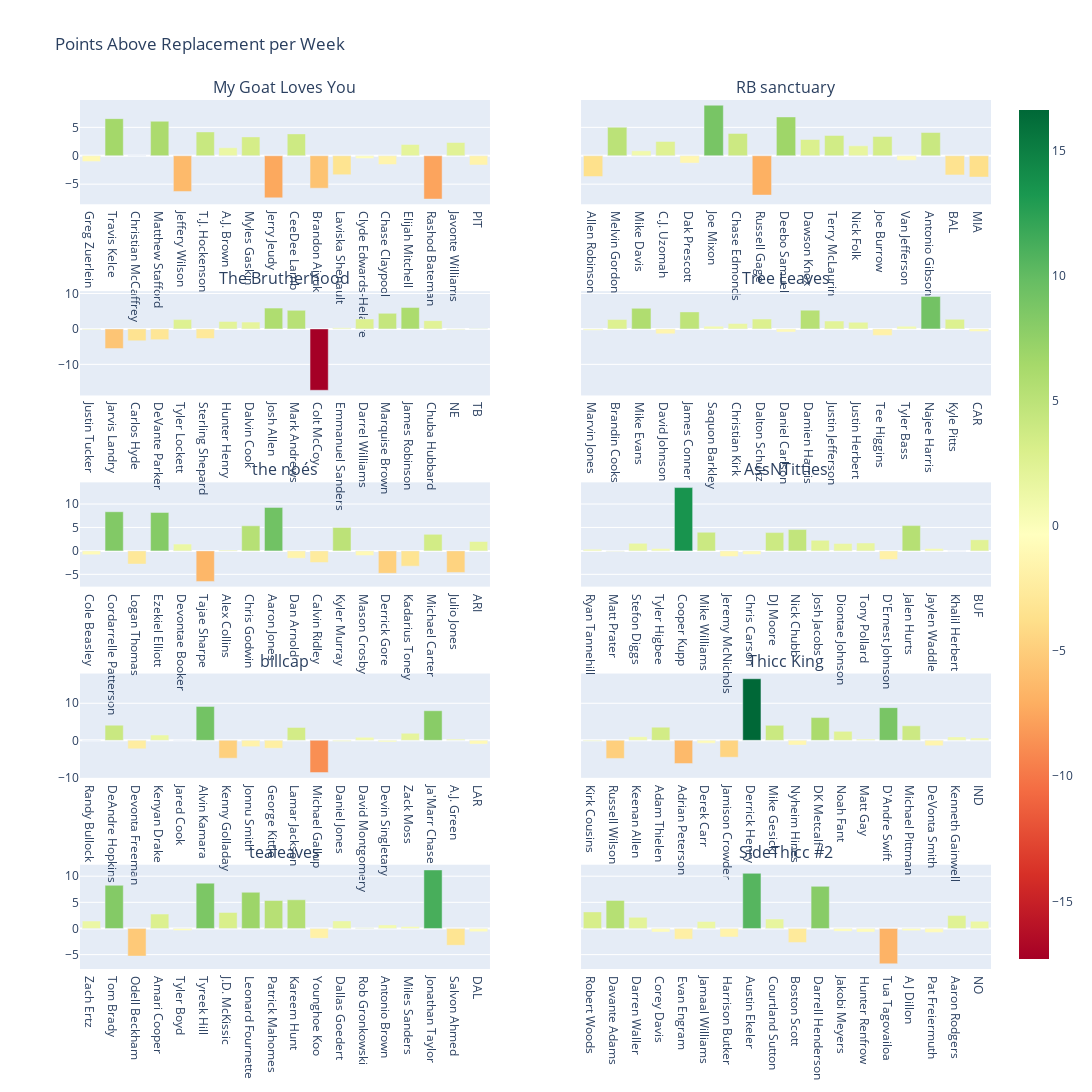

Source (notebook cell):
### Code cell
fig = make_subplots(rows=5, cols=2, shared_yaxes=True,
                    subplot_titles=list(NAME_PAIRINGS.values()))

for i in range(5):
    for j in range(1, 3):
        current = list(NAME_PAIRINGS.keys())[(i+i+j)-1]
        # hacky cause rosters is out of order, fix later if you want
        for roster in rosters:
            if roster["owner_id"] == current:
                current_roster = roster
    
        fig.add_trace(
            go.Bar(y=current_roster["PAR_values_weekly"],
                   x=current_roster["PAR_names"],
                   marker=dict(color=current_roster["PAR_values_weekly"],
                               cmid=0,
                               coloraxis="coloraxis")),
            i+1, j
        )

fig.update_layout(coloraxis=dict(colorscale=px.colors.diverging.RdYlGn),
                  title="Points Above Replacement per Week",
                  showlegend=False,
                  height= 2000, width=1500
                  )

fig.show()

### Figure 1 — Plotly figure (JSON) as saved in the notebook; plotly's stock layout.template omitted (floating-point values rounded to 4 significant figures)
{"data": [{"marker": {"cmid": 0, "color": [-1, 6.538, 0.0125, 6.08, -6.288, 4.2, 1.413, 3.325, -7.412, 3.85, -5.712, -3.337, -0.475, -1.537, 2.0, -7.625, 2.337, -1.625], "coloraxis": "coloraxis"}, "type": "bar", "x": ["Greg Zuerlein", "Travis Kelce", "Christian McCaffrey", "Matthew Stafford", "Jeffery Wilson", "T.J. Hockenson", "A.J. Brown", "Myles Gaskin", "Jerry Jeudy", "CeeDee Lamb", "Brandon Aiyuk", "Laviska Shenault", "Clyde Edwards-Helaire", "Chase Claypool", "Elijah Mitchell", "Rashod Bateman", "Javonte Williams", "PIT"], "xaxis": "x", "y": [-1, 6.538, 0.0125, 6.08, -6.288, 4.2, 1.413, 3.325, -7.412, 3.85, -5.712, -3.337, -0.475, -1.537, 2.0, -7.625, 2.337, -1.625], "yaxis": "y"}, {"marker": {"cmid": 0, "color": [-3.662, 5.025, 0.875, 2.525, -1.29, 8.9, 3.937, -6.925, 6.838, 2.862, 3.575, 1.75, 3.383, -0.775, 4.1, -3.375, -3.75], "coloraxis": "coloraxis"}, "type": "bar", "x": ["Allen Robinson", "Melvin Gordon", "Mike Davis", "C.J. Uzomah", "Dak Prescott", "Joe Mixon", "Chase Edmonds", "Russell Gage", "Deebo Samuel", "Dawson Knox", "Terry McLaurin", "Nick Folk", "Joe Burrow", "Van Jefferson", "Antonio Gibson", "BAL", "MIA"], "xaxis": "x2", "y": [-3.662, 5.025, 0.875, 2.525, -1.29, 8.9, 3.937, -6.925, 6.838, 2.862, 3.575, 1.75, 3.383, -0.775, 4.1, -3.375, -3.75], "yaxis": "y2"}, {"marker": {"cmid": 0, "color": [-0.25, -5.55, -3.363, -3.025, 2.625, -2.737, 2.125, 1.925, 5.868, 5.237, -17.3, 0.325, 2.812, 4.4, 6.025, 2.337, -0.25, 0.125], "coloraxis": "coloraxis"}, "type": "bar", "x": ["Justin Tucker", "Jarvis Landry", "Carlos Hyde", "DeVante Parker", "Tyler Lockett", "Sterling Shepard", "Hunter Henry", "Dalvin Cook", "Josh Allen", "Mark Andrews", "Colt McCoy", "Emmanuel Sanders", "Darrel Williams", "Marquise Brown", "James Robinson", "Chuba Hubbard", "NE", "TB"], "xaxis": "x3", "y": [-0.25, -5.55, -3.363, -3.025, 2.625, -2.737, 2.125, 1.925, 5.868, 5.237, -17.3, 0.325, 2.812, 4.4, 6.025, 2.337, -0.25, 0.125], "yaxis": "y3"}, {"marker": {"cmid": 0, "color": [-0.3875, 2.638, 5.813, -1.4, 4.8, 0.775, 1.513, 2.788, -0.875, 5.3, 2.23, 1.878, -1.825, 0.75, 9.175, 2.713, -0.75], "coloraxis": "coloraxis"}, "type": "bar", "x": ["Marvin Jones", "Brandin Cooks", "Mike Evans", "David Johnson", "James Conner", "Saquon Barkley", "Christian Kirk", "Dalton Schultz", "Daniel Carlson", "Damien Harris", "Justin Jefferson", "Justin Herbert", "Tee Higgins", "Tyler Bass", "Najee Harris", "Kyle Pitts", "CAR"], "xaxis": "x4", "y": [-0.3875, 2.638, 5.813, -1.4, 4.8, 0.775, 1.513, 2.788, -0.875, 5.3, 2.23, 1.878, -1.825, 0.75, 9.175, 2.713, -0.75], "yaxis": "y4"}, {"marker": {"cmid": 0, "color": [-0.825, 8.35, -2.812, 8.2, 1.45, -6.512, 0.2, 5.35, 9.275, -1.562, -2.475, 4.988, -1, -4.788, -3.255, 3.525, -4.6, 2], "coloraxis": "coloraxis"}, "type": "bar", "x": ["Cole Beasley", "Cordarrelle Patterson", "Logan Thomas", "Ezekiel Elliott", "Devontae Booker", "Tajae Sharpe", "Alex Collins", "Chris Godwin", "Aaron Jones", "Dan Arnold", "Calvin Ridley", "Kyler Murray", "Mason Crosby", "Derrick Gore", "Kadarius Toney", "Michael Carter", "Julio Jones", "ARI"], "xaxis": "x5", "y": [-0.825, 8.35, -2.812, 8.2, 1.45, -6.512, 0.2, 5.35, 9.275, -1.562, -2.475, 4.988, -1, -4.788, -3.255, 3.525, -4.6, 2], "yaxis": "y5"}, {"marker": {"cmid": 0, "color": [0.3425, -0.125, 1.613, 0.5125, 13.5, 3.975, -1.213, -0.775, 3.9, 4.55, 2.263, 1.563, 1.687, -1.85, 5.39, 0.5125, -0.0375, 2.375], "coloraxis": "coloraxis"}, "type": "bar", "x": ["Ryan Tannehill", "Matt Prater", "Stefon Diggs", "Tyler Higbee", "Cooper Kupp", "Mike Williams", "Jeremy McNichols", "Chris Carson", "DJ Moore", "Nick Chubb", "Josh Jacobs", "Diontae Johnson", "Tony Pollard", "D'Ernest Johnson", "Jalen Hurts", "Jaylen Waddle", "Khalil Herbert", "BUF"], "xaxis": "x6", "y": [0.3425, -0.125, 1.613, 0.5125, 13.5, 3.975, -1.213, -0.775, 3.9, 4.55, 2.263, 1.563, 1.687, -1.85, 5.39, 0.5125, -0.0375, 2.375], "yaxis": "y6"}, {"marker": {"cmid": 0, "color": [0, 4.088, -2.313, 1.425, 0.0375, 9.162, -4.837, -1.712, -2.137, 3.485, -8.725, -0.335, 0.8125, -0.4375, 1.9, 7.988, 0.3375, -1], "coloraxis": "coloraxis"}, "type": "bar", "x": ["Randy Bullock", "DeAndre Hopkins", "Devonta Freeman", "Kenyan Drake", "Jared Cook", "Alvin Kamara", "Kenny Golladay", "Jonnu Smith", "George Kittle", "Lamar Jackson", "Michael Gallup", "Daniel Jones", "David Montgomery", "Devin Singletary", "Zack Moss", "Ja'Marr Chase", "A.J. Green", "LAR"], "xaxis": "x7", "y": [0, 4.088, -2.313, 1.425, 0.0375, 9.162, -4.837, -1.712, -2.137, 3.485, -8.725, -0.335, 0.8125, -0.4375, 1.9, 7.988, 0.3375, -1], "yaxis": "y7"}, {"marker": {"cmid": 0, "color": [-0.2775, -4.9, 0.9625, 3.55, -6.288, -0.7725, -4.575, 16.62, 4.038, -1.288, 6.138, 2.413, 0.375, 8.825, 3.913, -1.475, 0.9125, 0.625], "coloraxis": "coloraxis"}, "type": "bar", "x": ["Kirk Cousins", "Russell Wilson", "Keenan Allen", "Adam Thielen", "Adrian Peterson", "Derek Carr", "Jamison Crowder", "Derrick Henry", "Mike Gesicki", "Nyheim Hines", "DK Metcalf", "Noah Fant", "Matt Gay", "D'Andre Swift", "Michael Pittman", "DeVonta Smith", "Kenneth Gainwell", "IND"], "xaxis": "x8", "y": [-0.2775, -4.9, 0.9625, 3.55, -6.288, -0.7725, -4.575, 16.62, 4.038, -1.288, 6.138, 2.413, 0.375, 8.825, 3.913, -1.475, 0.9125, 0.625], "yaxis": "y8"}, {"marker": {"cmid": 0, "color": [1.425, 8.258, -5.287, 2.763, -0.4075, 8.675, 3.075, 6.925, 5.348, 5.487, -1.875, 1.45, 0.15, 0.6875, 0.375, 11.2, -3.213, -0.625], "coloraxis": "coloraxis"}, "type": "bar", "x": ["Zach Ertz", "Tom Brady", "Odell Beckham", "Amari Cooper", "Tyler Boyd", "Tyreek Hill", "J.D. McKissic", "Leonard Fournette", "Patrick Mahomes", "Kareem Hunt", "Younghoe Koo", "Dallas Goedert", "Rob Gronkowski", "Antonio Brown", "Miles Sanders", "Jonathan Taylor", "Salvon Ahmed", "DAL"], "xaxis": "x9", "y": [1.425, 8.258, -5.287, 2.763, -0.4075, 8.675, 3.075, 6.925, 5.348, 5.487, -1.875, 1.45, 0.15, 0.6875, 0.375, 11.2, -3.213, -0.625], "yaxis": "y9"}, {"marker": {"cmid": 0, "color": [3.175, 5.375, 2.138, -0.6875, -2.05, 1.35, -1.625, 10.55, 1.813, -2.675, 8.062, -0.55, -0.6875, -6.755, -0.425, -0.75, 2.465, 1.375], "coloraxis": "coloraxis"}, "type": "bar", "x": ["Robert Woods", "Davante Adams", "Darren Waller", "Corey Davis", "Evan Engram", "Jamaal Williams", "Harrison Butker", "Austin Ekeler", "Courtland Sutton", "Boston Scott", "Darrell Henderson", "Jakobi Meyers", "Hunter Renfrow", "Tua Tagovailoa", "AJ Dillon", "Pat Freiermuth", "Aaron Rodgers", "NO"], "xaxis": "x10", "y": [3.175, 5.375, 2.138, -0.6875, -2.05, 1.35, -1.625, 10.55, 1.813, -2.675, 8.062, -0.55, -0.6875, -6.755, -0.425, -0.75, 2.465, 1.375], "yaxis": "y10"}], "layout": {"annotations": [{"font": {"size": 16}, "showarrow": false, "text": "My Goat Loves You", "x": 0.225, "xanchor": "center", "xref": "paper", "y": 1, "yanchor": "bottom", "yref": "paper"}, {"font": {"size": 16}, "showarrow": false, "text": "RB sanctuary", "x": 0.775, "xanchor": "center", "xref": "paper", "y": 1, "yanchor": "bottom", "yref": "paper"}, {"font": {"size": 16}, "showarrow": false, "text": "The Brutherhood", "x": 0.225, "xanchor": "center", "xref": "paper", "y": 0.78, "yanchor": "bottom", "yref": "paper"}, {"font": {"size": 16}, "showarrow": false, "text": "Tree Leaves", "x": 0.775, "xanchor": "center", "xref": "paper", "y": 0.78, "yanchor": "bottom", "yref": "paper"}, {"font": {"size": 16}, "showarrow": false, "text": "the noés", "x": 0.225, "xanchor": "center", "xref": "paper", "y": 0.56, "yanchor": "bottom", "yref": "paper"}, {"font": {"size": 16}, "showarrow": false, "text": "AssNTitties", "x": 0.775, "xanchor": "center", "xref": "paper", "y": 0.56, "yanchor": "bottom", "yref": "paper"}, {"font": {"size": 16}, "showarrow": false, "text": "billcap", "x": 0.225, "xanchor": "center", "xref": "paper", "y": 0.34, "yanchor": "bottom", "yref": "paper"}, {"font": {"size": 16}, "showarrow": false, "text": "Thicc King", "x": 0.775, "xanchor": "center", "xref": "paper", "y": 0.34, "yanchor": "bottom", "yref": "paper"}, {"font": {"size": 16}, "showarrow": false, "text": "tealeaves", "x": 0.225, "xanchor": "center", "xref": "paper", "y": 0.12, "yanchor": "bottom", "yref": "paper"}, {"font": {"size": 16}, "showarrow": false, "text": "SideThicc #2", "x": 0.775, "xanchor": "center", "xref": "paper", "y": 0.12, "yanchor": "bottom", "yref": "paper"}], "coloraxis": {"colorscale": [[0, "rgb(165,0,38)"], [0.1, "rgb(215,48,39)"], [0.2, "rgb(244,109,67)"], [0.3, "rgb(253,174,97)"], [0.4, "rgb(254,224,139)"], [0.5, "rgb(255,255,191)"], [0.6, "rgb(217,239,139)"], [0.7, "rgb(166,217,106)"], [0.8, "rgb(102,189,99)"], [0.9, "rgb(26,152,80)"], [1, "rgb(0,104,55)"]]}, "height": 2000, "showlegend": false, "title": {"text": "Points Above Replacement per Week"}, "width": 1500, "xaxis": {"anchor": "y", "domain": [0, 0.45]}, "xaxis10": {"anchor": "y10", "domain": [0.55, 1]}, "xaxis2": {"anchor": "y2", "domain": [0.55, 1]}, "xaxis3": {"anchor": "y3", "domain": [0, 0.45]}, "xaxis4": {"anchor": "y4", "domain": [0.55, 1]}, "xaxis5": {"anchor": "y5", "domain": [0, 0.45]}, "xaxis6": {"anchor": "y6", "domain": [0.55, 1]}, "xaxis7": {"anchor": "y7", "domain": [0, 0.45]}, "xaxis8": {"anchor": "y8", "domain": [0.55, 1]}, "xaxis9": {"anchor": "y9", "domain": [0, 0.45]}, "yaxis": {"anchor": "x", "domain": [0.88, 1]}, "yaxis10": {"anchor": "x10", "domain": [0, 0.12], "matches": "y9", "showticklabels": false}, "yaxis2": {"anchor": "x2", "domain": [0.88, 1], "matches": "y", "showticklabels": false}, "yaxis3": {"anchor": "x3", "domain": [0.66, 0.78]}, "yaxis4": {"anchor": "x4", "domain": [0.66, 0.78], "matches": "y3", "showticklabels": false}, "yaxis5": {"anchor": "x5", "domain": [0.44, 0.56]}, "yaxis6": {"anchor": "x6", "domain": [0.44, 0.56], "matches": "y5", "showticklabels": false}, "yaxis7": {"anchor": "x7", "domain": [0.22, 0.34]}, "yaxis8": {"anchor": "x8", "domain": [0.22, 0.34], "matches": "y7", "showticklabels": false}, "yaxis9": {"anchor": "x9", "domain": [0, 0.12]}}}
